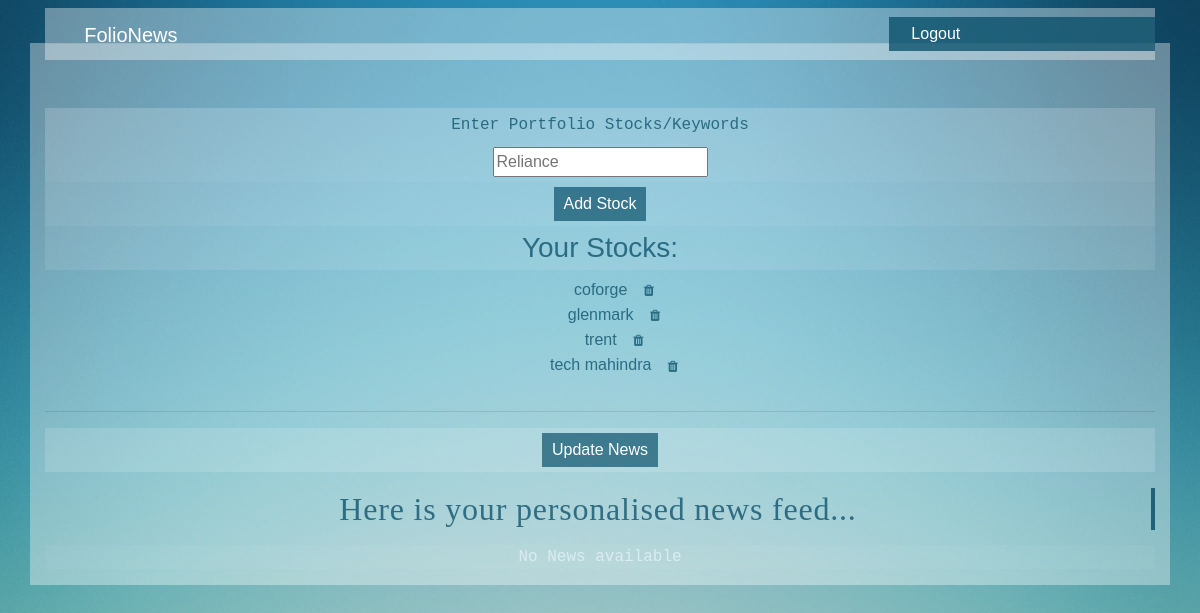
The page /main/ (signed in) on the database its author committed.
### main/models.py (models this page shows, shortened)
class Stock(models.Model):
    name = models.CharField(max_length=200)
    user_name = models.ForeignKey(User, on_delete=models.CASCADE)

### main/views.py (the view)
# urls.py: path('',include("main.urls")),
@login_required
def main(request):
    User = get_user_model()
    logged_in_user = request.user
    stock_list = User.objects.filter(pk=logged_in_user.pk).values_list('stock__name', flat=True)
    template = loader.get_template("main/main.html")
    context = {
        "stock_list": stock_list,
    }
    return HttpResponse(template.render(context, request))

### main/templates/main/main.html (shortened to what this page needs)
{% load static %}
{% load crispy_forms_tags %}
<html>
    <head>
    <link rel="stylesheet" href="https://cdn.jsdelivr.net/npm/bootstrap@4.0.0/dist/css/bootstrap.min.css">
        <link rel="stylesheet" type="text/css" href="{% static 'main/main.css' %}">
        <link rel="stylesheet" href="https://cdnjs.cloudflare.com/ajax/libs/font-awesome/4.7.0/css/font-awesome.min.css">
        </head>
    <body>
    <header class="site-header">
        <nav class="navbar navbar-expand-md navbar-dark bg-steel fixed-top">
          <div class="container">
            <div class="navbar-brand mr-4">FolioNews</div>
            <div class="collapse navbar-collapse" id="navbarToggle">
              <div class="navbar-nav">
                 {% if user.is_authenticated %}
                <a class="nav-item nav-link" href="{% url 'logout'%}"style="color:white">Logout</a>
                {% else %}
                <a class="nav-item nav-link" href="{% url 'login'%}"style="color:white">Login</a>
                <a class="nav-item nav-link" href="{% url 'register'%}"style="color:white">Register</a>
                {% endif %}
              </div>
            </div>
          </div>
        </nav>
      </header>
        <div class='container' id='second'>
        <hr>
        <form action="{% url 'saveStock' %}" method="POST" id="saveStockForm">
          <br>
          <br>
            <label for="sname" class="sname" style="font-family:monospace;">Enter Portfolio Stocks/Keywords</label>
            <div class="sname">
            <input type="text" id="sname" placeholder="Reliance" name="stock_name">
            </div>
            <div class="submitdiv">
            <input type="submit" class="submitbutton" value="Add Stock" id="submit_button">
            </div>
        </form>
        <h3>Your Stocks:</h3>
        <table class="table1">
          {% if stock_list%}
          <ul style="list-style: none;">
            {% for stock in stock_list %}
          <li >{{ stock }}
            <form action="{% url 'delete' stock %}" method="POST" style="display: inline;" class="deleteStockForm">
            <button type="submit" class="btn btn-link">
              <i class="fa fa-trash"></i>
          </button>
          </form>
          </li>
          {% endfor %}
          </ul>
          {%else%}
          <p style="font-family:monospace; color:rgba(240, 248, 255, 0.618)">No Stocks available</p>
          {%endif%}
            </table>
        <hr class="hr1">
        <form action="{% url 'update' %}" method="POST" id="updateForm">
            <div class="submitdiv">
            <input type="submit" value="Update News" class="submitbutton">
            </div>
        </form>
        <h2 class="subhead" style="font-family:serif;">Here is your personalised news feed...</h2>
        <table class="newsClass">
          {% if news_list%}
          <ul style="list-style: none;" class="newsList">
            {% for item in news_list%}
            <li><a href="{{item.0}}" id="news">{{item.1}}</a></li>
            {%endfor%}
          </ul>
          {%else%}
          <p style="font-family:monospace;color:rgba(240, 248, 255, 0.618)">No News available</p>
          {%endif%}
            </table>
        </div>
        </body>
    </html>

### static/main/main.css (style rules this page uses)
body { background-image: url("2.jpg"); background-size: cover; background-repeat: no-repeat; background-position: right top; background-attachment: fixed; }
.container { text-align: center; background-color: rgba(255, 255, 255, 0.367); width:95%; color:rgba(8, 78, 104, 0.761); font-family:sans-serif; height: 100%; }
.site-header { width:100%; color: antiquewhite; margin-bottom:3.5%; background-color: transparent; }
.navbar-brand { size: 50px; height:52px; color:rgba(8, 78, 104, 0.761); margin-left: -16px; padding-left: 40px; padding-right: 40px; padding-top: 12px; }
.collapse { background-color: rgba(8, 78, 104, 0.761); margin-left: 60%; width:100%; margin-right: -15px; }
.nav-item { color:rgba(8, 78, 104, 0.761); padding: 5%; text-align: center; width:93px; }
.submitbutton { border-style: none; padding: 5px; padding-left: 10px; padding-right: 10px; color:white; background-color:rgba(8, 78, 104, 0.676); }
.sname { background-color: rgba(255, 255, 255, 0.182); width: 100%; padding: 5px; margin: 0%; }
.subhead { width: 100%; padding: 2px; margin: 0%; margin-top: 0%; }
.subhead { overflow: hidden; border-right: .15em solid rgba(8, 78, 104, 0.819); white-space: nowrap; margin: 0 auto; letter-spacing: .025em; animation: typing 5s steps(40, end) infinite, blink-caret .75s step-end infinite; margin-bottom: 15px; }
.submitdiv { padding: 5px; background-color:rgba(255, 255, 255, 0.141); }
table { background-color: rgba(255, 255, 255, 0.072); }
p { background-color: rgba(255, 255, 255, 0.036); }
h3 { margin-top: -16px; padding: 5px;; background-color: rgba(255, 255, 255, 0.092); }
#second { text-align: center; background-color: rgba(255, 255, 255, 0.367); width:95%; color:rgba(8, 78, 104, 0.761); font-family:sans-serif; height:fit-content; }
.btn { background-color:transparent; border: none; color: rgba(8, 78, 104, 0.761); font-size: 13px; cursor: pointer; text-align:right; }

### rows shown on the page
Stock: name "coforge"
Stock: name "glenmark"
Stock: name "trent"
Stock: name "tech mahindra"
